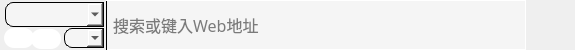
<?xml version="1.0" encoding="UTF-8"?>
<ui version="4.0">
 <class>Widget</class>
 <widget class="QWidget" name="Widget">
  <property name="windowModality">
   <enum>Qt::ApplicationModal</enum>
  </property>
  <property name="geometry">
   <rect>
    <x>0</x>
    <y>0</y>
    <width>575</width>
    <height>50</height>
   </rect>
  </property>
  <property name="windowTitle">
   <string>SimpleSearch</string>
  </property>
  <property name="windowIcon">
   <iconset>
    <normaloff>ApplicationIcon.ico</normaloff>ApplicationIcon.ico</iconset>
  </property>
  <property name="styleSheet">
   <string notr="true"/>
  </property>
  <widget class="QComboBox" name="edgeCombo">
   <property name="geometry">
    <rect>
     <x>5</x>
     <y>2</y>
     <width>99</width>
     <height>25</height>
    </rect>
   </property>
   <property name="font">
    <font>
     <pointsize>10</pointsize>
    </font>
   </property>
   <property name="styleSheet">
    <string notr="true">QComboBox {
	background-color: rgb(245, 245, 245);/*背景颜色*/
	border-top-left-radius:8px;/*设置圆角*/
    border-bottom-left-radius:8px;
	border-style:solid;/*边框为实线型*/
	border-width:1px;/*边框宽度*/
}
</string>
   </property>
   <property name="sizeAdjustPolicy">
    <enum>QComboBox::AdjustToContentsOnFirstShow</enum>
   </property>
   <property name="iconSize">
    <size>
     <width>16</width>
     <height>16</height>
    </size>
   </property>
  </widget>
  <widget class="QLineEdit" name="inputLineEdit">
   <property name="geometry">
    <rect>
     <x>106</x>
     <y>0</y>
     <width>420</width>
     <height>50</height>
    </rect>
   </property>
   <property name="palette">
    <palette>
     <active>
      <colorrole role="WindowText">
       <brush brushstyle="SolidPattern">
        <color alpha="255">
         <red>0</red>
         <green>0</green>
         <blue>0</blue>
        </color>
       </brush>
      </colorrole>
      <colorrole role="Button">
       <brush brushstyle="SolidPattern">
        <color alpha="255">
         <red>245</red>
         <green>245</green>
         <blue>245</blue>
        </color>
       </brush>
      </colorrole>
      <colorrole role="Light">
       <brush brushstyle="SolidPattern">
        <color alpha="255">
         <red>255</red>
         <green>255</green>
         <blue>255</blue>
        </color>
       </brush>
      </colorrole>
      <colorrole role="Midlight">
       <brush brushstyle="SolidPattern">
        <color alpha="255">
         <red>247</red>
         <green>247</green>
         <blue>247</blue>
        </color>
       </brush>
      </colorrole>
      <colorrole role="Dark">
       <brush brushstyle="SolidPattern">
        <color alpha="255">
         <red>120</red>
         <green>120</green>
         <blue>120</blue>
        </color>
       </brush>
      </colorrole>
      <colorrole role="Mid">
       <brush brushstyle="SolidPattern">
        <color alpha="255">
         <red>160</red>
         <green>160</green>
         <blue>160</blue>
        </color>
       </brush>
      </colorrole>
      <colorrole role="Text">
       <brush brushstyle="SolidPattern">
        <color alpha="255">
         <red>0</red>
         <green>0</green>
         <blue>0</blue>
        </color>
       </brush>
      </colorrole>
      <colorrole role="BrightText">
       <brush brushstyle="SolidPattern">
        <color alpha="255">
         <red>255</red>
         <green>255</green>
         <blue>255</blue>
        </color>
       </brush>
      </colorrole>
      <colorrole role="ButtonText">
       <brush brushstyle="SolidPattern">
        <color alpha="255">
         <red>0</red>
         <green>0</green>
         <blue>0</blue>
        </color>
       </brush>
      </colorrole>
      <colorrole role="Base">
       <brush brushstyle="SolidPattern">
        <color alpha="255">
         <red>245</red>
         <green>245</green>
         <blue>245</blue>
        </color>
       </brush>
      </colorrole>
      <colorrole role="Window">
       <brush brushstyle="SolidPattern">
        <color alpha="255">
         <red>245</red>
         <green>245</green>
         <blue>245</blue>
        </color>
       </brush>
      </colorrole>
      <colorrole role="Shadow">
       <brush brushstyle="SolidPattern">
        <color alpha="255">
         <red>0</red>
         <green>0</green>
         <blue>0</blue>
        </color>
       </brush>
      </colorrole>
      <colorrole role="AlternateBase">
       <brush brushstyle="SolidPattern">
        <color alpha="255">
         <red>247</red>
         <green>247</green>
         <blue>247</blue>
        </color>
       </brush>
      </colorrole>
      <colorrole role="ToolTipBase">
       <brush brushstyle="SolidPattern">
        <color alpha="255">
         <red>255</red>
         <green>255</green>
         <blue>220</blue>
        </color>
       </brush>
      </colorrole>
      <colorrole role="ToolTipText">
       <brush brushstyle="SolidPattern">
        <color alpha="255">
         <red>0</red>
         <green>0</green>
         <blue>0</blue>
        </color>
       </brush>
      </colorrole>
     </active>
     <inactive>
      <colorrole role="WindowText">
       <brush brushstyle="SolidPattern">
        <color alpha="255">
         <red>0</red>
         <green>0</green>
         <blue>0</blue>
        </color>
       </brush>
      </colorrole>
      <colorrole role="Button">
       <brush brushstyle="SolidPattern">
        <color alpha="255">
         <red>245</red>
         <green>245</green>
         <blue>245</blue>
        </color>
       </brush>
      </colorrole>
      <colorrole role="Light">
       <brush brushstyle="SolidPattern">
        <color alpha="255">
         <red>255</red>
         <green>255</green>
         <blue>255</blue>
        </color>
       </brush>
      </colorrole>
      <colorrole role="Midlight">
       <brush brushstyle="SolidPattern">
        <color alpha="255">
         <red>247</red>
         <green>247</green>
         <blue>247</blue>
        </color>
       </brush>
      </colorrole>
      <colorrole role="Dark">
       <brush brushstyle="SolidPattern">
        <color alpha="255">
         <red>120</red>
         <green>120</green>
         <blue>120</blue>
        </color>
       </brush>
      </colorrole>
      <colorrole role="Mid">
       <brush brushstyle="SolidPattern">
        <color alpha="255">
         <red>160</red>
         <green>160</green>
         <blue>160</blue>
        </color>
       </brush>
      </colorrole>
      <colorrole role="Text">
       <brush brushstyle="SolidPattern">
        <color alpha="255">
         <red>0</red>
         <green>0</green>
         <blue>0</blue>
        </color>
       </brush>
      </colorrole>
      <colorrole role="BrightText">
       <brush brushstyle="SolidPattern">
        <color alpha="255">
         <red>255</red>
         <green>255</green>
         <blue>255</blue>
        </color>
       </brush>
      </colorrole>
      <colorrole role="ButtonText">
       <brush brushstyle="SolidPattern">
        <color alpha="255">
         <red>0</red>
         <green>0</green>
         <blue>0</blue>
        </color>
       </brush>
      </colorrole>
      <colorrole role="Base">
       <brush brushstyle="SolidPattern">
        <color alpha="255">
         <red>245</red>
         <green>245</green>
         <blue>245</blue>
        </color>
       </brush>
      </colorrole>
      <colorrole role="Window">
       <brush brushstyle="SolidPattern">
        <color alpha="255">
         <red>245</red>
         <green>245</green>
         <blue>245</blue>
        </color>
       </brush>
      </colorrole>
      <colorrole role="Shadow">
       <brush brushstyle="SolidPattern">
        <color alpha="255">
         <red>0</red>
         <green>0</green>
         <blue>0</blue>
        </color>
       </brush>
      </colorrole>
      <colorrole role="AlternateBase">
       <brush brushstyle="SolidPattern">
        <color alpha="255">
         <red>247</red>
         <green>247</green>
         <blue>247</blue>
        </color>
       </brush>
      </colorrole>
      <colorrole role="ToolTipBase">
       <brush brushstyle="SolidPattern">
        <color alpha="255">
         <red>255</red>
         <green>255</green>
         <blue>220</blue>
        </color>
       </brush>
      </colorrole>
      <colorrole role="ToolTipText">
       <brush brushstyle="SolidPattern">
        <color alpha="255">
         <red>0</red>
         <green>0</green>
         <blue>0</blue>
        </color>
       </brush>
      </colorrole>
     </inactive>
     <disabled>
      <colorrole role="WindowText">
       <brush brushstyle="SolidPattern">
        <color alpha="255">
         <red>120</red>
         <green>120</green>
         <blue>120</blue>
        </color>
       </brush>
      </colorrole>
      <colorrole role="Button">
       <brush brushstyle="SolidPattern">
        <color alpha="255">
         <red>245</red>
         <green>245</green>
         <blue>245</blue>
        </color>
       </brush>
      </colorrole>
      <colorrole role="Light">
       <brush brushstyle="SolidPattern">
        <color alpha="255">
         <red>255</red>
         <green>255</green>
         <blue>255</blue>
        </color>
       </brush>
      </colorrole>
      <colorrole role="Midlight">
       <brush brushstyle="SolidPattern">
        <color alpha="255">
         <red>247</red>
         <green>247</green>
         <blue>247</blue>
        </color>
       </brush>
      </colorrole>
      <colorrole role="Dark">
       <brush brushstyle="SolidPattern">
        <color alpha="255">
         <red>120</red>
         <green>120</green>
         <blue>120</blue>
        </color>
       </brush>
      </colorrole>
      <colorrole role="Mid">
       <brush brushstyle="SolidPattern">
        <color alpha="255">
         <red>160</red>
         <green>160</green>
         <blue>160</blue>
        </color>
       </brush>
      </colorrole>
      <colorrole role="Text">
       <brush brushstyle="SolidPattern">
        <color alpha="255">
         <red>120</red>
         <green>120</green>
         <blue>120</blue>
        </color>
       </brush>
      </colorrole>
      <colorrole role="BrightText">
       <brush brushstyle="SolidPattern">
        <color alpha="255">
         <red>255</red>
         <green>255</green>
         <blue>255</blue>
        </color>
       </brush>
      </colorrole>
      <colorrole role="ButtonText">
       <brush brushstyle="SolidPattern">
        <color alpha="255">
         <red>120</red>
         <green>120</green>
         <blue>120</blue>
        </color>
       </brush>
      </colorrole>
      <colorrole role="Base">
       <brush brushstyle="SolidPattern">
        <color alpha="255">
         <red>245</red>
         <green>245</green>
         <blue>245</blue>
        </color>
       </brush>
      </colorrole>
      <colorrole role="Window">
       <brush brushstyle="SolidPattern">
        <color alpha="255">
         <red>245</red>
         <green>245</green>
         <blue>245</blue>
        </color>
       </brush>
      </colorrole>
      <colorrole role="Shadow">
       <brush brushstyle="SolidPattern">
        <color alpha="255">
         <red>0</red>
         <green>0</green>
         <blue>0</blue>
        </color>
       </brush>
      </colorrole>
      <colorrole role="AlternateBase">
       <brush brushstyle="SolidPattern">
        <color alpha="255">
         <red>240</red>
         <green>240</green>
         <blue>240</blue>
        </color>
       </brush>
      </colorrole>
      <colorrole role="ToolTipBase">
       <brush brushstyle="SolidPattern">
        <color alpha="255">
         <red>255</red>
         <green>255</green>
         <blue>220</blue>
        </color>
       </brush>
      </colorrole>
      <colorrole role="ToolTipText">
       <brush brushstyle="SolidPattern">
        <color alpha="255">
         <red>0</red>
         <green>0</green>
         <blue>0</blue>
        </color>
       </brush>
      </colorrole>
     </disabled>
    </palette>
   </property>
   <property name="font">
    <font>
     <family>微软雅黑</family>
     <pointsize>12</pointsize>
     <weight>50</weight>
     <bold>false</bold>
     <underline>false</underline>
     <strikeout>false</strikeout>
     <kerning>true</kerning>
    </font>
   </property>
   <property name="statusTip">
    <string/>
   </property>
   <property name="styleSheet">
    <string notr="true">QLineEdit{ 
	border-width:1px; 
	border-style: solid; 
	border-color: white white white black; }
QLineEdit{
	background-color: rgb(245, 245, 245);
}</string>
   </property>
   <property name="text">
    <string/>
   </property>
   <property name="maxLength">
    <number>2000</number>
   </property>
   <property name="placeholderText">
    <string> 搜索或键入Web地址</string>
   </property>
  </widget>
  <widget class="QPushButton" name="searchBtn">
   <property name="geometry">
    <rect>
     <x>525</x>
     <y>0</y>
     <width>50</width>
     <height>50</height>
    </rect>
   </property>
   <property name="styleSheet">
    <string notr="true">QPushButton{
	background-color: rgbrgb(245, 245, 245);
	border-top-right-radius:15px;
	border-bottom-right-radius:15px;
}
QPushButton:pressed{	
	background-color:rgb(192, 192, 192);
}</string>
   </property>
   <property name="text">
    <string/>
   </property>
   <property name="icon">
    <iconset resource="src.qrc">
     <normaloff>:/images/icons/search.ico</normaloff>:/images/icons/search.ico</iconset>
   </property>
   <property name="iconSize">
    <size>
     <width>46</width>
     <height>46</height>
    </size>
   </property>
  </widget>
  <widget class="QPushButton" name="dragBtn">
   <property name="geometry">
    <rect>
     <x>31</x>
     <y>29</y>
     <width>30</width>
     <height>20</height>
    </rect>
   </property>
   <property name="styleSheet">
    <string notr="true">QPushButton{
	background-color: rgb(255, 255, 255);
	border-radius:10px;
}</string>
   </property>
   <property name="text">
    <string/>
   </property>
   <property name="icon">
    <iconset resource="src.qrc">
     <normaloff>:/images/icons/noDrag.ico</normaloff>:/images/icons/noDrag.ico</iconset>
   </property>
   <property name="iconSize">
    <size>
     <width>29</width>
     <height>19</height>
    </size>
   </property>
  </widget>
  <widget class="QPushButton" name="topBtn">
   <property name="geometry">
    <rect>
     <x>4</x>
     <y>28</y>
     <width>30</width>
     <height>20</height>
    </rect>
   </property>
   <property name="layoutDirection">
    <enum>Qt::LeftToRight</enum>
   </property>
   <property name="styleSheet">
    <string notr="true">QPushButton{
	background-color: rgb(255, 255, 255);
	border-radius:10px;
}</string>
   </property>
   <property name="text">
    <string/>
   </property>
   <property name="icon">
    <iconset resource="src.qrc">
     <normaloff>:/images/icons/noTop.ico</normaloff>:/images/icons/noTop.ico</iconset>
   </property>
   <property name="iconSize">
    <size>
     <width>15</width>
     <height>15</height>
    </size>
   </property>
  </widget>
  <widget class="QComboBox" name="transCombo">
   <property name="geometry">
    <rect>
     <x>64</x>
     <y>28</y>
     <width>40</width>
     <height>20</height>
    </rect>
   </property>
   <property name="styleSheet">
    <string notr="true">QComboBox {
	background-color:  rgb(245, 245, 245);/*背景颜色*/
	border-top-left-radius:8px;/*设置圆角*/
    border-bottom-left-radius:8px;
	border-style:solid;/*边框为实线型*/
	border-width:1px;/*边框宽度*/
}
</string>
   </property>
  </widget>
 </widget>
 <layoutdefault spacing="6" margin="11"/>
 <resources>
  <include location="src.qrc"/>
 </resources>
 <connections/>
</ui>
